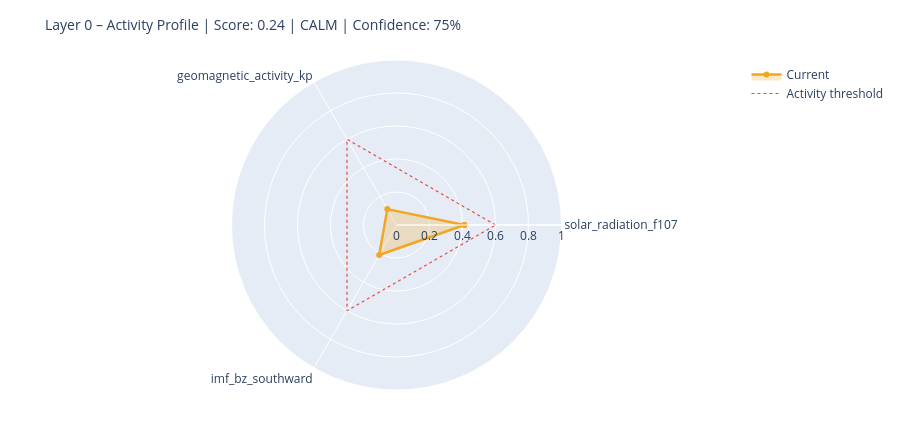

The code cell stored with this chart in its notebook:
### Markdown cell above
---
## 6. State Assessment & Handoff to Layer 1

### Code cell
# ============================================================
# STEP 1 – Collect raw values with source modes
# Mode: 'primary' | 'fallback_3h' | 'last_valid' | 'missing'
# ============================================================

def safe_last(df, col):
    if df is None or col not in df.columns: return None
    s = df[col].dropna()
    return float(s.iloc[-1]) if not s.empty else None

f107_now = safe_last(df_f107, 'f10.7')
bz_now   = safe_last(df_mag,  'bz_gsm')
kp_now   = safe_last(df_kp,   'kp')
sw_now   = safe_last(df_sw,   'speed')

source_modes = {
    'F10.7':    'primary'  if f107_now is not None else 'missing',
    'Kp':       'primary'  if kp_now   is not None else 'missing',
    'IMF_Bz':   'primary'  if bz_now   is not None else 'missing',
    'SW_speed': 'primary'  if sw_now   is not None else 'missing',
}

# Kp Fallback – 3h endpoint
if kp_now is None:
    try:
        r = requests.get(
            'https://services.swpc.noaa.gov/json/noaa-planetary-k-index.json',
            timeout=10)
        r.raise_for_status()
        fb = pd.DataFrame(r.json())
        tc = next((c for c in fb.columns if 'time' in c.lower()), fb.columns[0])
        kc = next((c for c in fb.columns if 'kp' in c.lower() and c != tc), None)
        if kc:
            fb[kc] = fb[kc].astype(str).str.extract(r'([0-9]+(?:\.[0-9]*)?)')[0]
            fb[kc] = pd.to_numeric(fb[kc], errors='coerce')
            fb = fb[fb[kc] >= 0].dropna(subset=[kc])
            if not fb.empty:
                kp_now = float(fb[kc].iloc[-1])
                source_modes['Kp'] = 'fallback_3h'
                print(f'  Kp fallback (3h): {kp_now:.1f}')
    except Exception as e:
        print(f'  Kp fallback failed: {e}')

# Solar Wind Fallback – last valid value
if sw_now is None and df_sw is not None and 'speed' in df_sw.columns:
    s = df_sw['speed'].dropna()
    if not s.empty:
        sw_now = float(s.iloc[-1])
        source_modes['SW_speed'] = 'last_valid'
        print(f'  SW fallback (last_valid): {sw_now:.0f} km/s')

print()
print('Source modes:', source_modes)

# ============================================================
# STEP 2 – Score from available components only
# ============================================================

def norm(v, lo, hi):
    if v is None: return None
    return max(0.0, min(1.0, (v - lo) / (hi - lo)))

COMPONENTS = {
    'solar_radiation_f107':    (f107_now, norm(f107_now, 60, 250)),
    'geomagnetic_activity_kp': (kp_now,   norm(kp_now,   0,   9)),
    'imf_bz_southward':        (bz_now,   norm(-(bz_now or 0) if bz_now else None, -5, 30)
                                           if bz_now is not None else None),
    'solar_wind_speed':        (sw_now,   norm(sw_now, 300, 800)),
}

available   = {k: v[1] for k, v in COMPONENTS.items() if v[1] is not None}
unavailable = [k for k, v in COMPONENTS.items() if v[1] is None]

layer0_score = round(sum(available.values()) / len(available), 4) if available else None
confidence   = round(len(available) / len(COMPONENTS), 2)

level = ('unknown'  if layer0_score is None
         else 'calm'     if layer0_score < 0.3
         else 'moderate' if layer0_score < 0.6
         else 'active')

# ============================================================
# STEP 3 – Dominant Driver
# ============================================================

def dominant_driver(kp, f107, bz, sw):
    candidates = []
    if kp   is not None and kp   >= 4:   candidates.append(('geomagnetic',    kp / 9))
    if sw   is not None and sw   >= 500:  candidates.append(('solar_wind',     sw / 800))
    if bz   is not None and bz   <= -5:   candidates.append(('imf_southward',  abs(bz) / 30))
    if f107 is not None and f107 >= 150:  candidates.append(('solar_radiation',f107 / 250))
    return max(candidates, key=lambda x: x[1])[0] if candidates else 'none'

driver = dominant_driver(kp_now, f107_now, bz_now, sw_now)

# ============================================================
# STEP 4 – Downstream expectations
# ============================================================

def downstream_expectation(driver, score, kp, bz, f107):
    exp = {
        'magnetosphere':        'calm',
        'ionosphere':           'calm',
        'schumann_resonance':   'unchanged',
        'lithosphere_currents': 'low',
    }
    if driver == 'geomagnetic' or (kp and kp >= 5):
        exp['magnetosphere']        = 'compressed / storm'
        exp['ionosphere']           = 'elevated disturbance (TEC variability)'
        exp['schumann_resonance']   = 'elevated amplitude possible'
        exp['lithosphere_currents'] = 'elevated induction currents'
    elif driver == 'imf_southward' or (bz and bz <= -5):
        exp['magnetosphere']        = 'energy coupling active'
        exp['ionosphere']           = 'elevated electron density possible'
        exp['schumann_resonance']   = 'slight modulation possible'
    elif driver == 'solar_radiation' or (f107 and f107 >= 150):
        exp['ionosphere']           = 'elevated ionization (F-layer)'
        exp['schumann_resonance']   = 'slightly elevated background activity'
    return exp

downstream = downstream_expectation(driver, layer0_score, kp_now, bz_now, f107_now)

# ============================================================
# CONSOLE OUTPUT
# ============================================================

W = 58
print('=' * W)
print('LAYER 0 – STATE ASSESSMENT')
print('=' * W)
for name, (raw_v, score_v) in COMPONENTS.items():
    if score_v is not None:
        bar = '█' * int(score_v * 20) + '░' * (20 - int(score_v * 20))
        print(f'  {name:<35}  {bar}  {score_v:.2f}')
    else:
        print(f'  {name:<35}  {"─" * 20}  n/a')
print('-' * W)
print(f'  Score ({len(available)}/{len(COMPONENTS)} components):  {layer0_score:.3f}')
print(f'  Confidence:         {confidence:.0%}')
print(f'  Level:              {level.upper()}')
print(f'  Dominant Driver:    {driver}')

# Radar chart
cats = list(available.keys())
vals = list(available.values())
if len(cats) >= 3:
    fig = go.Figure()
    fig.add_trace(go.Scatterpolar(
        r=vals + [vals[0]], theta=cats + [cats[0]],
        fill='toself', fillcolor='rgba(242,166,35,0.25)',
        line=dict(color='#F2A623', width=2.5), name='Current'
    ))
    fig.add_trace(go.Scatterpolar(
        r=[0.6] * (len(cats) + 1), theta=cats + [cats[0]],
        line=dict(color='#E24B4A', dash='dot', width=1.2),
        mode='lines', name='Activity threshold'
    ))
    fig.update_layout(
        title=dict(text=f'Layer 0 – Activity Profile | Score: {layer0_score:.2f} | {level.upper()} | Confidence: {confidence:.0%}',
                   font=dict(size=14)),
        polar=dict(radialaxis=dict(visible=True, range=[0, 1])),
        height=430, showlegend=True,
        margin=dict(l=60, r=60, t=60, b=40)
    )
    fig.show()

### Figure 1 — Plotly figure (JSON) as saved in the notebook; plotly's stock layout.template omitted (floating-point values rounded to 4 significant figures)
{"data": [{"fill": "toself", "fillcolor": "rgba(242,166,35,0.25)", "line": {"color": "#F2A623", "width": 2.5}, "name": "Current", "r": [0.4116, 0.1111, 0.21, 0.4116], "theta": ["solar_radiation_f107", "geomagnetic_activity_kp", "imf_bz_southward", "solar_radiation_f107"], "type": "scatterpolar"}, {"line": {"color": "#E24B4A", "dash": "dot", "width": 1.2}, "mode": "lines", "name": "Activity threshold", "r": [0.6, 0.6, 0.6, 0.6], "theta": ["solar_radiation_f107", "geomagnetic_activity_kp", "imf_bz_southward", "solar_radiation_f107"], "type": "scatterpolar"}], "layout": {"height": 430, "margin": {"b": 40, "l": 60, "r": 60, "t": 60}, "polar": {"radialaxis": {"range": [0, 1], "visible": true}}, "showlegend": true, "title": {"font": {"size": 14}, "text": "Layer 0 – Activity Profile | Score: 0.24 | CALM | Confidence: 75%"}}}
